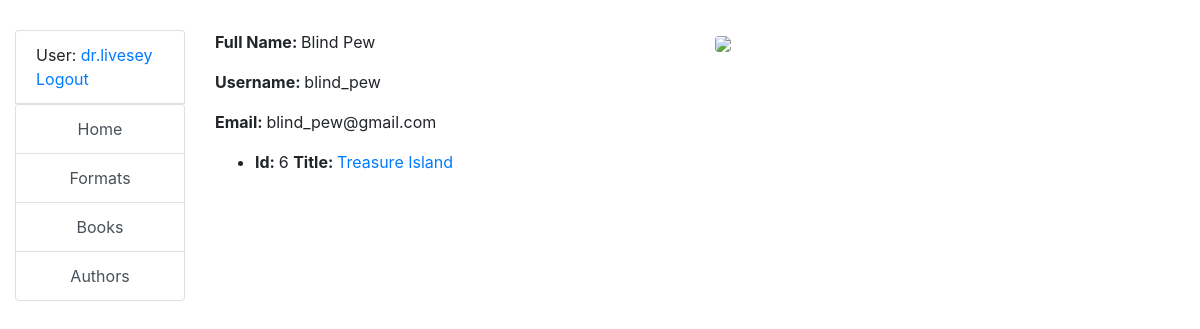
/catalog/authors/2/ (signed in), run on the app's committed database.
### catalog/models.py (models this page shows, shortened)
class Author(AbstractUser):
    photo = models.ImageField(null=True)
    class Meta:
        default_related_name = "authors"
        ordering = ["username"]

class Book(models.Model):
    title = models.CharField(unique=True, max_length=255)
    price = models.DecimalField(max_digits=7, decimal_places=2)
    image = models.ImageField(upload_to="books/", null=True)
    format = models.ForeignKey(to=LiteraryFormat, on_delete=models.CASCADE)
    authors = models.ManyToManyField(to=AUTH_USER_MODEL)
    class Meta:
        default_related_name = "books"
        ordering = ["title"]

### catalog/views.py (the view)
# urls.py: path("authors/<int:pk>/", AuthorDetailView.as_view(), name="author-detail"),
class AuthorDetailView(LoginRequiredMixin, generic.DetailView):
    model = Author

### templates/catalog/author_detail.html (shortened to what this page needs)
{% extends 'base.html' %}
{% block content %}
  <div class="row">
    <div class="col-md-6">
      <p><strong>Full Name: </strong> {{ author.first_name }} {{ author.last_name }}</p>
      <p><strong>Username: </strong> {{ author.username }}</p>
      <p><strong>Email: </strong> {{ author.email }}</p>
    </div>
    <div class="col-md-6">
      <img src="{{ person.photo.url }}" alt="{{ person.first_name }} {{ person.last_name }}"
           class="img-fluid rounded ">
    </div>
  </div>
  <ul>
    {% for book in author.books.all %}
      <li>
        <strong>Id: </strong> {{ book.id }}
        <strong>Title: </strong>
        <a href="{% url 'catalog:book-detail' pk=book.id %}">{{ book.title }}</a>
      </li>
    {% endfor %}
  </ul>
{% endblock %}

### templates/includes/sidebar.html
<ul class="sidebar-nav list-group">
  {% if user.is_authenticated %}
    <li class="list-group-item">User: <a href="{{ user.get_absolute_url }}">{{ user.get_username }}</a>
      <br>
    <a href="{% url 'logout'%}?next={{request.path}}">Logout</a>
    </li>
  {% else %}
    {% if "login" not in request.path %}
      <li class="list-group-item"><a href="{% url 'login'%}?next={{request.path}}">Login</a></li>
    {% endif %}
  {% endif %}
  <ul class="list-group">
    <li class="list-group-item list-group-item-action text-center"
        onclick="window.location='{% url 'catalog:index' %}'">Home</li>
    <li class="list-group-item list-group-item-action text-center"
        onclick="window.location='{% url 'catalog:literary-format-list' %}'">Formats</li>
    <li class="list-group-item list-group-item-action text-center"
        onclick="window.location='{% url 'catalog:book-list' %}'">Books</li>
    <li class="list-group-item list-group-item-action text-center"
        onclick="window.location='{% url 'catalog:author-list' %}'">Authors</li>
  </ul>
</ul>

### static/css/styles.css (style rules this page uses)
body { margin-top: 30px; }

### data on the page
Author: get_username "dr.livesey"
Author: first_name "Blind", last_name "Pew", username "blind_pew", email "blind_pew@gmail.com"
Book: id "6", title "Treasure Island"
